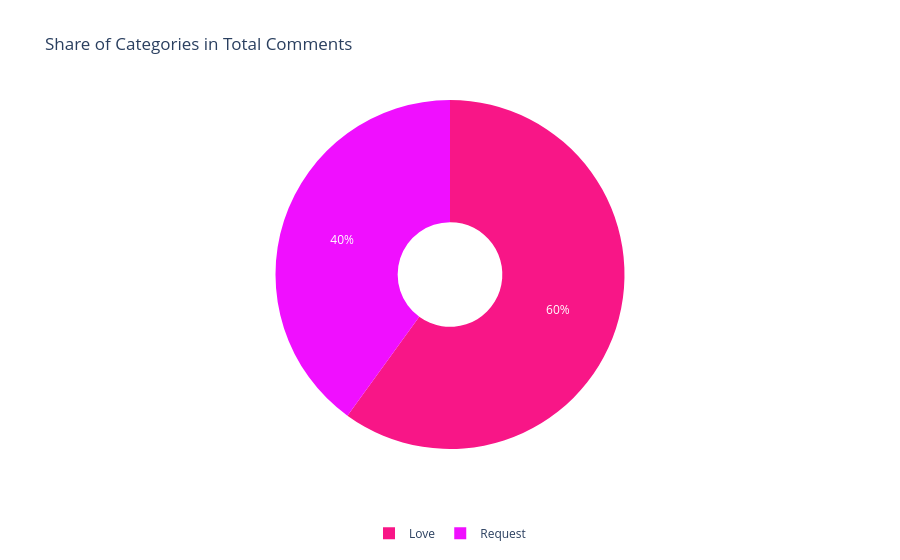

The cell this chart's notebook holds for it:
### Code cell
import pandas as pd
import plotly.graph_objects as go

# Build DataFrame from topics list
df = pd.DataFrame(variables['topics'])

# Aggregate comment counts by category
category_counts = df.groupby('category')['total_comments'].sum()

category_colors = {
    "Love": "#f81687",
    "Hate": "#ff6250ee",
    "Request": "#f00fff",
    "Suggestion": "#fceb33",
    "Question": "#377ae7"
}

# Match colors to the order of labels
labels = category_counts.index
values = category_counts.values
colors = [category_colors.get(cat, "gray") for cat in labels]  # default gray if not mapped

# Create Pie Chart
fig = go.Figure(data=[go.Pie(
    labels=category_counts.index,
    values=category_counts.values,
    hole=0.3,   # donut style for modern look
    marker=dict(colors=colors)   # 🔹 apply custom colors
)])

fig.update_layout(
    title="Share of Categories in Total Comments",
    template="plotly_white",
    legend=dict(
        orientation="h",
        y=-0.2,
        x=0.5,
        xanchor="center",
        font=dict(size=12)
    )
)

fig.show()

### Figure 1 — Plotly figure (JSON) as saved in the notebook; plotly's stock layout.template omitted (floating-point values rounded to 4 significant figures)
{"data": [{"hole": 0.3, "labels": ["Love", "Request"], "marker": {"colors": ["#f81687", "#f00fff"]}, "type": "pie", "values": [30, 20]}], "layout": {"legend": {"font": {"size": 12}, "orientation": "h", "x": 0.5, "xanchor": "center", "y": -0.2}, "title": {"text": "Share of Categories in Total Comments"}}}
